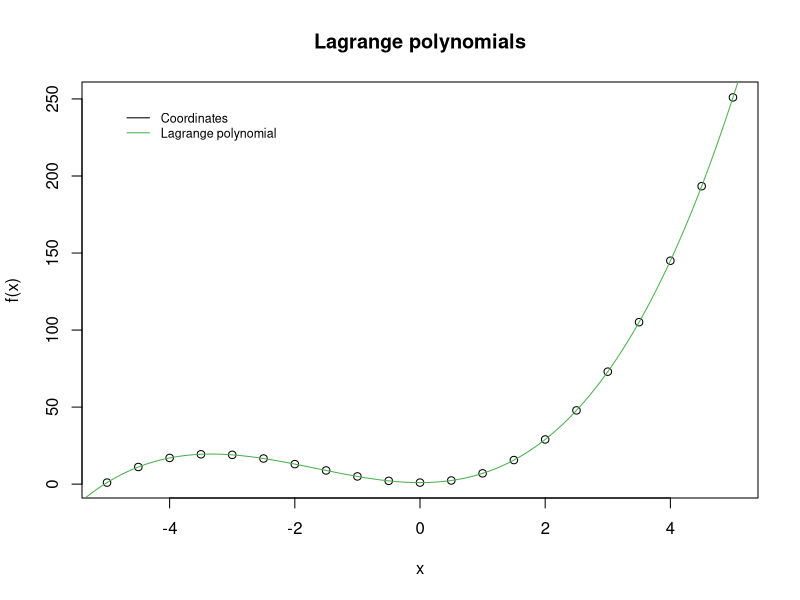

R code for this plot:
## ---- chunk 1
library(polynom)
library(pracma)
lagrange <- function(coordinates) {
## ---- chunk 2
  x = coordinates[,1]
  y = coordinates[,2]
  
  interPoly = poly.calc(x,y)
  xx = x
  yy = lagrangeInterp(x,y,xx)
  
  plot(xx, yy, xlab="x", ylab="f(x)", main = ' Lagrange polynomials ')
  lines(interPoly, col = "#4caf50")
  
  legend(
    'topleft',
    inset = .05,
    legend = c("Coordinates", "Lagrange polynomial"),
    col = c('black', '#4caf50'),
    lwd = c(1),
    bty = 'n',
    cex = .75
  )
  
  return(interPoly)
}
## ---- chunk 3

x = seq(-5,5,0.5)
y = x^3 + 5*x^2 + 1
lagrange(cbind(x,y))
